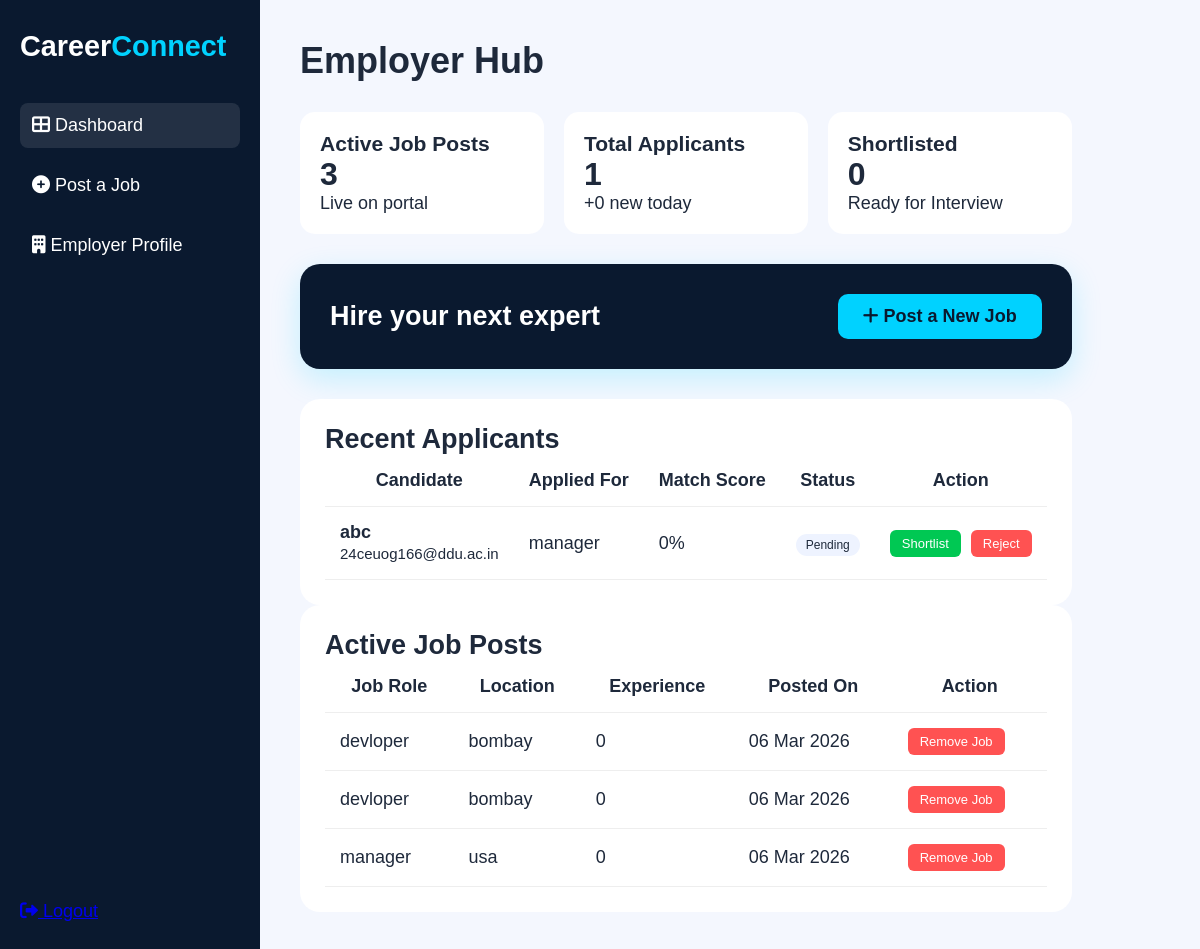
Page /employer_dashboard/ (signed in) on the earlier database version.
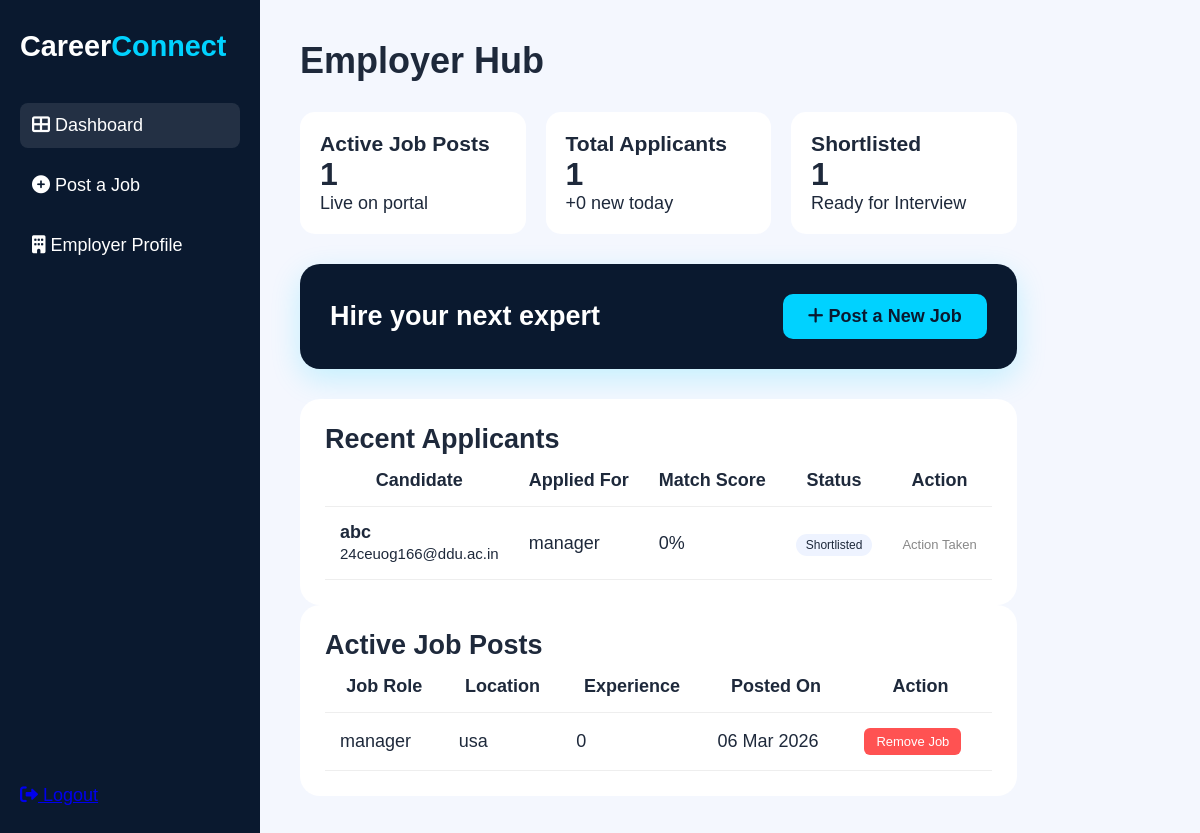
Same page on the later database version.
### accounts/models.py (models this page shows, shortened)
class Application(models.Model):
    STATUS_CHOICES = (
        ('Pending', 'Pending'),
        ('Shortlisted', 'Shortlisted'),
        ('Rejected', 'Rejected'),
    )
    job = models.ForeignKey(Job, on_delete=models.CASCADE, related_name='applicants')
    seeker = models.ForeignKey(seekerdb, on_delete=models.CASCADE, related_name='my_applications')
    applied_at = models.DateTimeField(auto_now_add=True)
    status = models.CharField(max_length=20, choices=STATUS_CHOICES, default='Pending')
    match_score = models.IntegerField(default=0)
    class Meta:
        unique_together = ('job', 'seeker')

class seekerdb(models.Model):
    WORK_TYPES = (
        ('Remote', 'Remote'),
        ('On-site', 'On-site'),
        ('Hybrid', 'Hybrid'),
    )
    user = models.OneToOneField(User, on_delete=models.CASCADE, related_name='seeker_profile')
    full_name = models.CharField(max_length=255)
    experience_years = models.IntegerField(default=0)
    work_type = models.CharField(max_length=20, choices=WORK_TYPES, default='Remote')
    skills = models.TextField(help_text="Enter skills separated by commas")
    resume = models.FileField(
        upload_to='resumes/',
        validators=[FileExtensionValidator(['pdf', 'doc', 'docx'])],
        null=True, blank=True
    )
    resume_updated_at = models.DateTimeField(auto_now=True)
    profile_views = models.IntegerField(default=0)

class User(AbstractUser):
    is_seeker = models.BooleanField(default=False)
    is_employer = models.BooleanField(default=False)
    profile_picture = models.ImageField(upload_to='profiles/', null=True, blank=True)

class Job(models.Model):
    employer = models.ForeignKey(
        employerdb,
        on_delete=models.CASCADE,
        related_name="jobs"
    )
    company_name = models.CharField(max_length=200)
    location = models.CharField(max_length=200)
    contact = models.CharField(max_length=15)
    email = models.EmailField()
    job_role = models.CharField(max_length=200)
    experience = models.CharField(max_length=100)
    skills = models.TextField()
    is_active = models.BooleanField(default=True)
    created_at = models.DateTimeField(auto_now_add=True)

### accounts/views.py (the view)
# urls.py: path('employer_dashboard/', views.employer_dashboard, name='employer_dashboard'),
@login_required
def employer_dashboard(request):
    if not request.user.is_employer:
        return redirect('homepage')
    employer = request.user.employer_profile
    my_jobs = Job.objects.filter(employer=employer)
    applicants = Application.objects.filter(job__employer=employer).order_by('-applied_at')
    context = {
        'stats': {
            'active_jobs': my_jobs.filter(is_active=True).count(),
            'total_applicants': applicants.count(),
            'new_today': applicants.filter(applied_at__date=datetime.today()).count(),
            'shortlisted': applicants.filter(status='Shortlisted').count(),
        },
        'pending_count': applicants.filter(status='Pending').count(),
        'shortlisted_count': applicants.filter(status='Shortlisted').count(),
        'applicants': applicants,
        'active_jobs_list': my_jobs
    }
    return render(request, 'employer_dashboard.html', context)

### templates/employer_dashboard.html (shortened to what this page needs)
{% extends 'base.html' %} {% load static %} {% block navbar %}{% endblock %}
{%block footer %}{% endblock %} {% block extra_css %}
<link rel="stylesheet" href="{% static 'css/employer_dashboard.css' %}" />
{% endblock %} {% block content %}
<div class="dashboard-wrapper">
  <aside class="sidebar">
    <div class="sidebar-brand">
      <a href="{% url 'homepage' %}" class="logo">Career<span>Connect</span></a>
    </div>
    <ul class="sidebar-nav">
      <li>
        <a href="{% url 'employer_dashboard' %}" class="active">
          <i class="fas fa-th-large"></i> Dashboard
        </a>
      </li>
      <li>
        <a href="{% url 'post_job' %}">
          <i class="fas fa-plus-circle"></i> Post a Job
        </a>
      </li>
      <li>
        <a href="{% url 'employer_profile' %}">
          <i class="fas fa-building"></i> Employer Profile
        </a>
      </li>
    </ul>
    <div class="sidebar-footer">
      <a href="{% url 'logout' %}" class="logout-link">
        <i class="fas fa-sign-out-alt"></i> Logout
      </a>
    </div>
  </aside>
  <main class="main-content">
    <header class="top-header">
      <div class="user-greeting">
        <h1>Employer Hub</h1>
      </div>
    </header>
    <section class="stats-container">
      <div class="stat-card">
        <h3>Active Job Posts</h3>
        <p class="number">{{ stats.active_jobs|default:"0" }}</p>
        <span class="label">Live on portal</span>
      </div>
      <div class="stat-card">
        <h3>Total Applicants</h3>
        <p class="number">{{ stats.total_applicants|default:"0" }}</p>
        <span class="label">
          +{{ stats.new_today|default:"0" }} new today
        </span>
      </div>
      <div class="stat-card glow-card">
        <h3>Shortlisted</h3>
        <p class="number">{{ stats.shortlisted|default:"0" }}</p>
        <span class="label text-cyan">Ready for Interview</span>
      </div>
    </section>
    <section class="banner-box">
      <div>
        <h2>Hire your next expert</h2>
      </div>
      <a href="{%url 'post_job' %}" class="btn-cyan-action">
        <i class="fas fa-plus"></i> Post a New Job
      </a>
    </section>
    <section class="table-container">
      <h2>Recent Applicants</h2>
      <div class="responsive-table">
        <table class="applicant-table">
          <thead>
            <tr>
              <th>Candidate</th>
              <th>Applied For</th>
              <th>Match Score</th>
              <th>Status</th>
              <th>Action</th>
            </tr>
          </thead>
          <tbody>
            {% for applicant in applicants %}
            <tr>
              <td>
                <strong>{{ applicant.seeker.full_name }}</strong><br />
                <small>{{ applicant.seeker.user.email }}</small>
              </td>
              <td>{{ applicant.job.job_role }}</td>
              <td>{{ applicant.match_score }}%</td>
              <td>
                <span class="status-badge">
                  {{ applicant.get_status_display }}
                </span>
              </td>
              <td>
                {% if applicant.status == "Pending" %}
                <form
                  action="{% url 'shortlist_candidate' applicant.id %}"
                  method="POST"
                  style="display: inline"
                >
                  <button class="btn-shortlist">Shortlist</button>
                </form>
                <form
                  action="{% url 'reject_candidate' applicant.id %}"
                  method="POST"
                  style="display: inline"
                >
                  <button class="btn-reject">Reject</button>
                </form>
                {% else %}
                <span class="action-disabled">Action Taken</span>
                {% endif %}
              </td>
            </tr>
            {% empty %}
            <tr>
              <td colspan="5" style="text-align: center; padding: 20px">
                No applicants found yet.
              </td>
            </tr>
            {% endfor %}
          </tbody>
        </table>
      </div>
    </section>
    <section class="table-container">
      <h2>Active Job Posts</h2>
      <div class="responsive-table">
        <table class="applicant-table">
          <thead>
            <tr>
              <th>Job Role</th>
              <th>Location</th>
              <th>Experience</th>
              <th>Posted On</th>
              <th>Action</th>
            </tr>
          </thead>
          <tbody>
            {% for job in active_jobs_list %}
            <tr>
              <td>{{ job.job_role }}</td>
              <td>{{ job.location }}</td>
              <td>{{ job.experience }}</td>
              <td>{{ job.created_at|date:"d M Y" }}</td>
              <td>
                <form action="{% url 'delete_job' job.id %}" method="POST">
                  <button class="btn-delete">Remove Job</button>
                </form>
              </td>
            </tr>
            {% empty %}
            <tr>
              <td colspan="5" style="text-align: center; padding: 20px">
                No active jobs posted yet.
              </td>
            </tr>
            {% endfor %}
          </tbody>
        </table>
      </div>
    </section>
  </main>
</div>
{% endblock %}

### templates/base.html (shortened to what this page needs)
{% load static %}
<!doctype html>
<html lang="en">
  <head>
    <link rel="stylesheet" href="{% static 'css/base.css' %}" />
    <link
      rel="stylesheet"
      href="https://cdnjs.cloudflare.com/ajax/libs/font-awesome/6.0.0/css/all.min.css"
    />
    {% block extra_css %}{% endblock %}
  </head>
  <body>
     {% block content %} {% endblock %}
  </body>
</html>

### static/css/base.css (style rules this page uses)
:root { --navy: #0a192f; --cyan: #00d2ff; --cyan-glow: rgba(0, 210, 255, 0.4); --purple-glow: rgba(160, 32, 240, 0.3); --white: #ffffff; --light-bg: #f8fafc; --text-navy: #1e293b; --text-light: #64748b; }
* { margin: 0; padding: 0; box-sizing: border-box; }
body { font-family: "Plus Jakarta Sans", sans-serif; background-color: var(--white); color: var(--text-navy); font-size: 18px; }
.logo { font-size: 1.8rem; font-weight: 800; text-decoration: none; color: var(--white); }
.logo span { color: var(--cyan); }

### static/css/employer_dashboard.css (style rules this page uses)
:root { --navy: #0a192f; --cyan: #00d2ff; --cyan-glow: rgba(0, 210, 255, 0.2); --text-light: #94a3b8; }
* { margin: 0; padding: 0; box-sizing: border-box; }
body { font-family: Arial, sans-serif; background: #f4f7fe; }
.dashboard-wrapper { display: flex; }
.sidebar { width: 260px; background: var(--navy); color: white; position: fixed; top: 0; left: 0; bottom: 0; padding: 30px 20px; display: flex; flex-direction: column; }
.sidebar-brand { font-size: 1.8rem; font-weight: bold; margin-bottom: 40px; }
.logo { color: white; text-decoration: none; }
.logo span { color: var(--cyan); }
.sidebar-nav { list-style: none; }
.sidebar-nav li { margin-bottom: 15px; }
.sidebar-nav a { display: block; padding: 12px; color: white; text-decoration: none; border-radius: 8px; transition: 0.2s; }
.sidebar-nav a.active, .sidebar-nav a:hover { background: rgba(255, 255, 255, 0.1); }
.sidebar-footer { margin-top: auto; }
.main-content { margin-left: 260px; padding: 40px; min-height: 100vh; }
.top-header { margin-bottom: 30px; }
.stats-container { display: flex; gap: 20px; margin-bottom: 30px; }
.stat-card { background: white; padding: 20px; border-radius: 15px; flex: 1; }
.stat-card .number { font-size: 2rem; font-weight: bold; }
.banner-box { background: var(--navy); padding: 30px; border-radius: 20px; display: flex; justify-content: space-between; align-items: center; color: white; margin-bottom: 30px; box-shadow: 0 10px 30px var(--cyan-glow); }
.btn-cyan-action { background: var(--cyan); color: var(--navy); padding: 12px 25px; border-radius: 10px; text-decoration: none; font-weight: bold; }
.table-container { background: white; padding: 25px; border-radius: 20px; }
.applicant-table { width: 100%; border-collapse: collapse; }
.applicant-table th, .applicant-table td { padding: 15px; border-bottom: 1px solid #eee; }
.action-disabled { color: #888; font-size: 13px; }
.status-badge { padding: 4px 10px; border-radius: 12px; background: #eef3ff; font-size: 12px; }
.btn-delete { background: #ff5252; color: white; border: none; padding: 6px 12px; border-radius: 6px; cursor: pointer; font-size: 13px; }

Differences in the rows shown:
removed Job: job_role "devloper", location "bombay", experience "0", created_at "06 Mar 2026"
removed Job: job_role "devloper", location "bombay", experience "0", created_at "06 Mar 2026"
changed Application "abc": status "Pending" → "Shortlisted"; status "Shortlist Reject" → "Action Taken"
Other differences:
{{ stats.active_jobs|default:"0" }}: "3" → "1"
{{ stats.shortlisted|default:"0" }}: "0" → "1"
